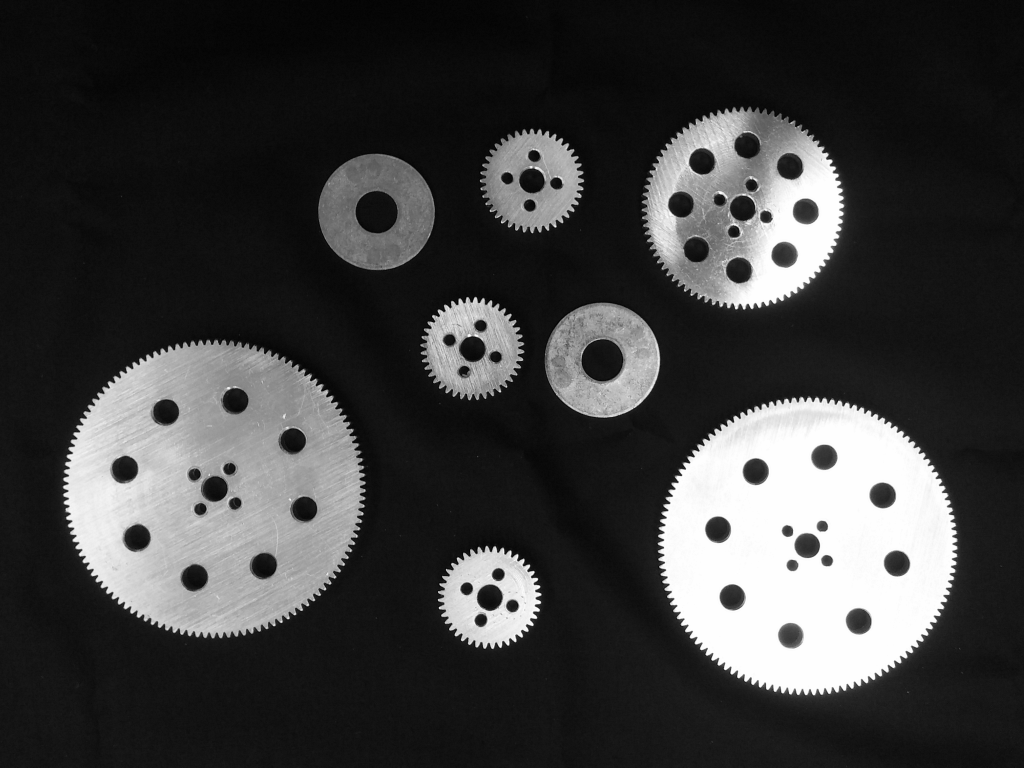
%> input picture GearsAndWashers.png, 1024 x 768 px
$ octave gears.m   (GNU Octave 9; MATLAB toolbox functions it lacks are replaced by stand-ins)
%> lines starting %> are read from the running program, lines starting %| are printed output that depends on the picture; in (x1, y1, x2, y2) boxes, pixels count from 0 and x2, y2 are one past the last pixel; in counts of white or black regions, pixels touching at a corner belong together; the program's own positions count from 1
gears0 = imread('GearsAndWashers.png');
%> gears0 is the input picture: size 768x1024 uint8; min 1, max 255, mean 62
gears_bin = edge(gears0, 'Sobel');
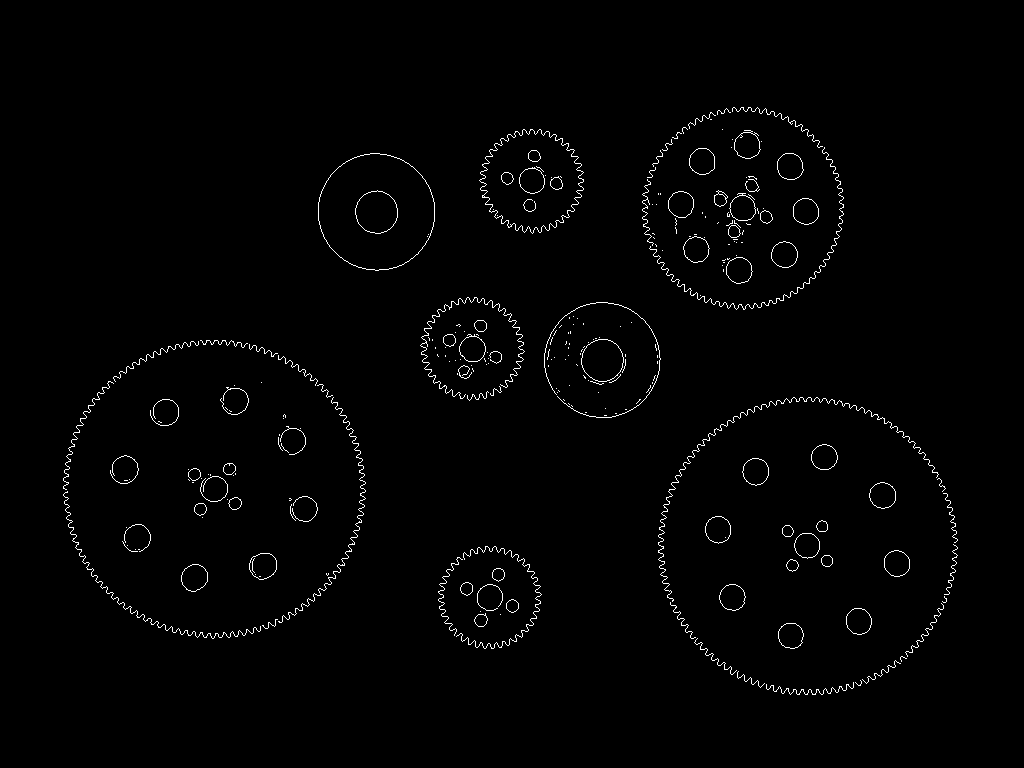
%> gears_bin: size 768x1024 logical; 1.3% white in thin lines or dots, all inside (x1, y1, x2, y2) = (63, 107, 958, 695)

%imwrite(gears_bin, 'gears2_bin.png')

strel_hor = strel('line', 3, 0);
strel_ver = strel('line', 3, 90);
gears_dil = imdilate(gears_bin, strel_hor);
%> gears_dil: size 768x1024 logical; 3% white in thin lines or dots, all inside (x1, y1, x2, y2) = (62, 107, 959, 695)
gears_dil = imdilate(gears_dil, strel_ver);
%> gears_dil: size 768x1024 logical; 4.8% white; 88 white regions (26 under 20 px), largest, box (x1, y1, x2, y2) and area: (62, 339, 367, 640) 5528, (657, 396, 959, 696) 5364, (641, 106, 845, 311) 3570
gears_dil = imfill(gears_dil, 'holes');
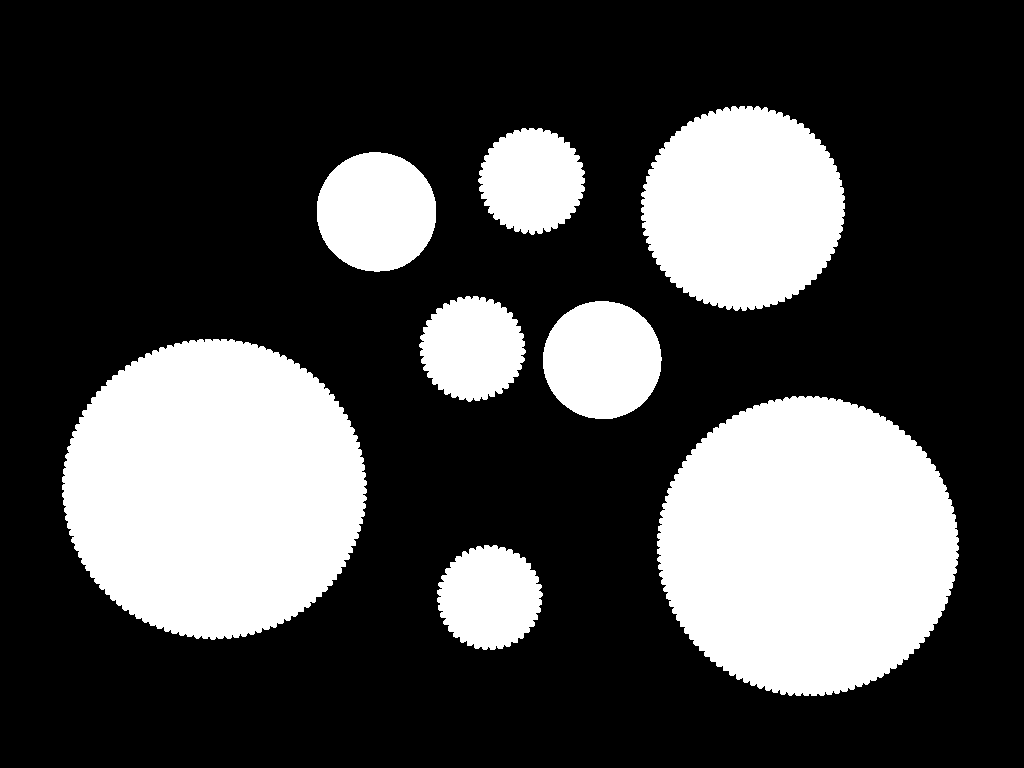
%> gears_dil: size 768x1024 logical; 28.3% white; 8 white regions, largest, box (x1, y1, x2, y2) and area: (62, 339, 367, 640) 71420, (657, 396, 959, 696) 70543, (641, 106, 845, 311) 32349

%imwrite(gears_dil, 'gears2_dil.png')

gears_lab = bwlabel(gears_dil);
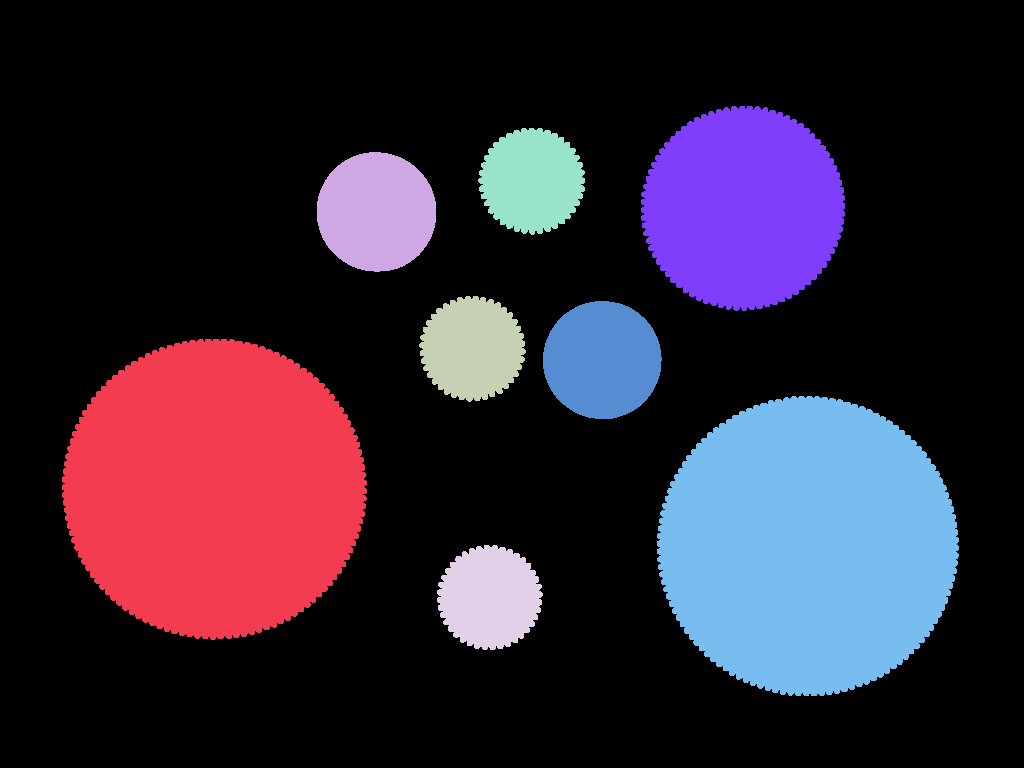
%> gears_lab: size 768x1024 double; 9 distinct labels, from 0 to 8; one colour per label, 0 black
max_val = max(reshape(gears_lab, 1, []));
%> max_val = 8
gears_lab = double(gears_lab) / max_val * 255;
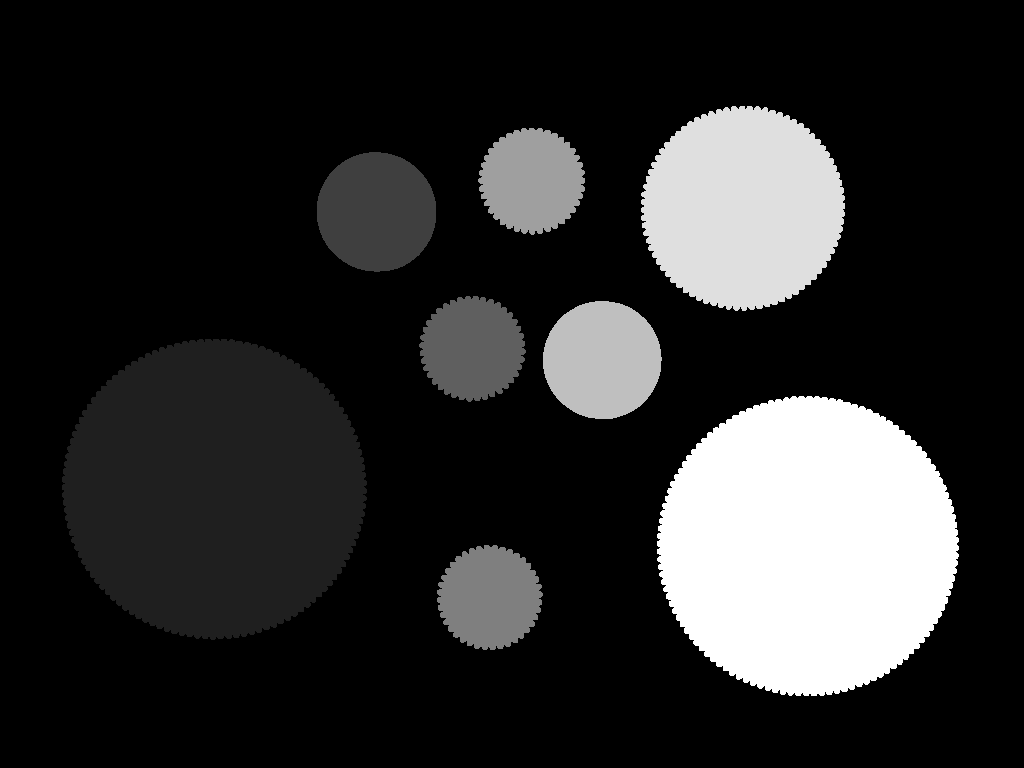
%> gears_lab: size 768x1024 double; min 0, max 255, mean 42.7

%vislabels(gears_lab)

imshow(gears0)
hold on
boundaries = bwboundaries(gears_lab);
%> boundaries = 8 boundaries; box (x1, y1, x2, y2) and points: (62, 339, 367, 640) 1147, (657, 396, 959, 696) 1133, (641, 106, 845, 311) 804, (419, 296, 526, 402) 432, (478, 128, 585, 235) 430, (437, 545, 543, 650) 424, (317, 152, 436, 272) 338, (543, 301, 662, 419) 335

for i = 1:length(boundaries)
    boundary = boundaries{i};
    plot(boundary(:, 2), boundary(:, 1), 'r', ...
    'LineWidth', 2)
end
%> this loop made 8 passes
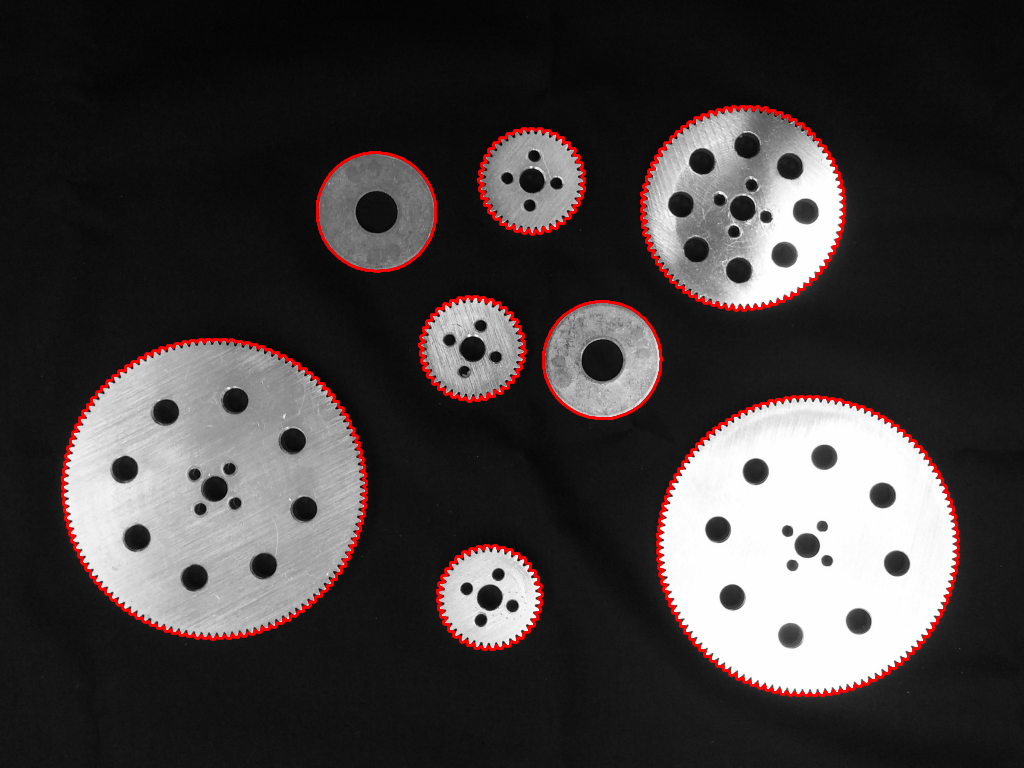
%> figure redrawn from the program's plot data

$ run again, with gears_bin.png copied over GearsAndWashers.png
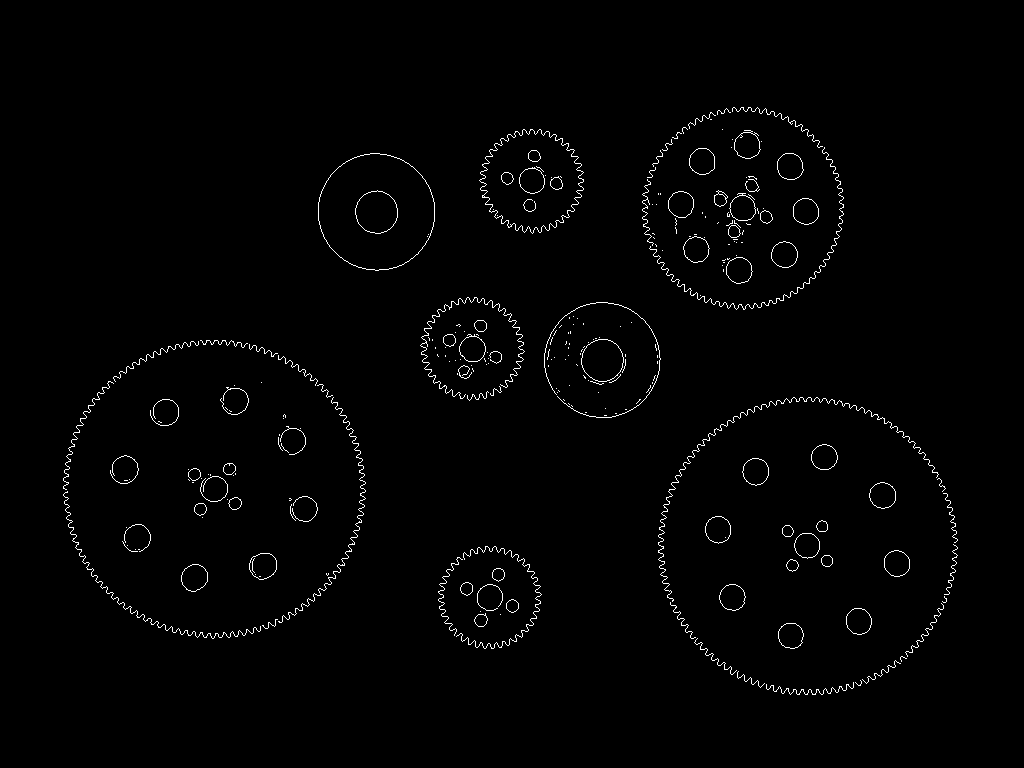
%> input picture gears_bin.png, 1024 x 768 px
%> gears0: size 768x1024 logical; 1.3% white in thin lines or dots, all inside (x1, y1, x2, y2) = (63, 107, 958, 695)
%> gears_bin: size 768x1024 logical; 2.4% white in thin lines or dots, all inside (x1, y1, x2, y2) = (62, 106, 959, 696)
%> `gears_lab = bwlabel(gears_dil);`:
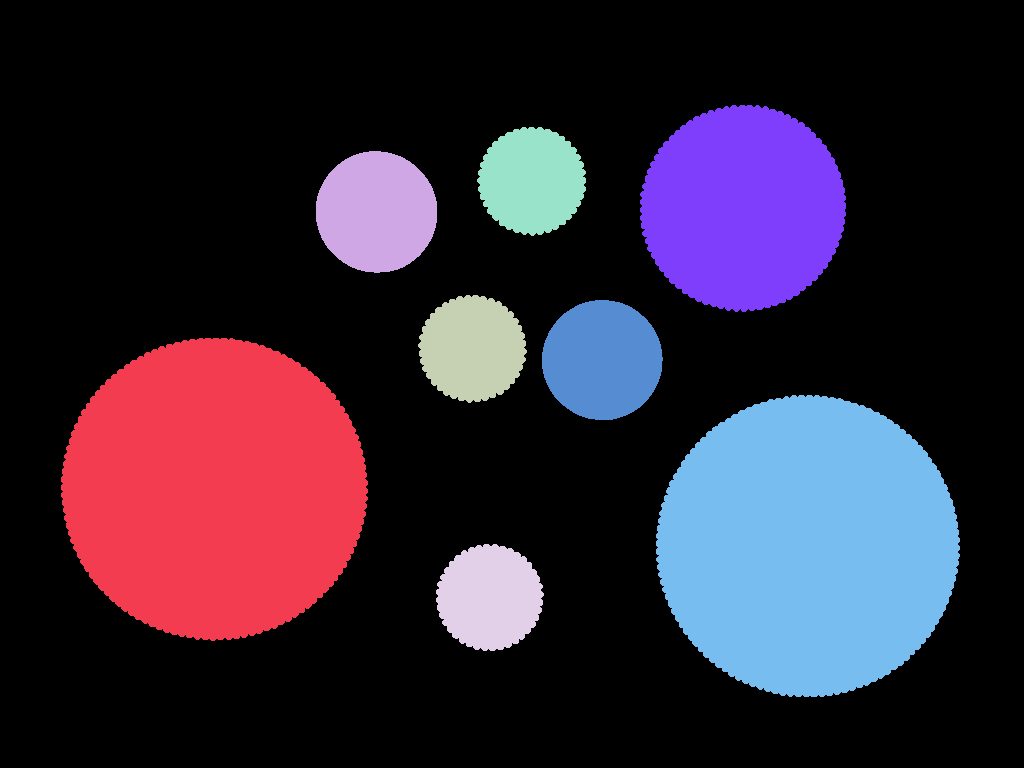
%> gears_lab: size 768x1024 double; 9 distinct labels, from 0 to 8; one colour per label, 0 black
%> max_val = 8
%> boundaries = 8 boundaries; box (x1, y1, x2, y2) and points: (61, 338, 368, 641) 964, (656, 395, 960, 697) 949, (640, 105, 846, 312) 664, (418, 295, 527, 403) 360, (477, 127, 586, 236) 357, (436, 544, 544, 651) 354, (316, 151, 437, 273) 342, (542, 300, 663, 420) 339
%> the loop `for i = 1:length(boundaries)` made 8 passes
%> after the loop `for i = 1:length(boundaries)`:
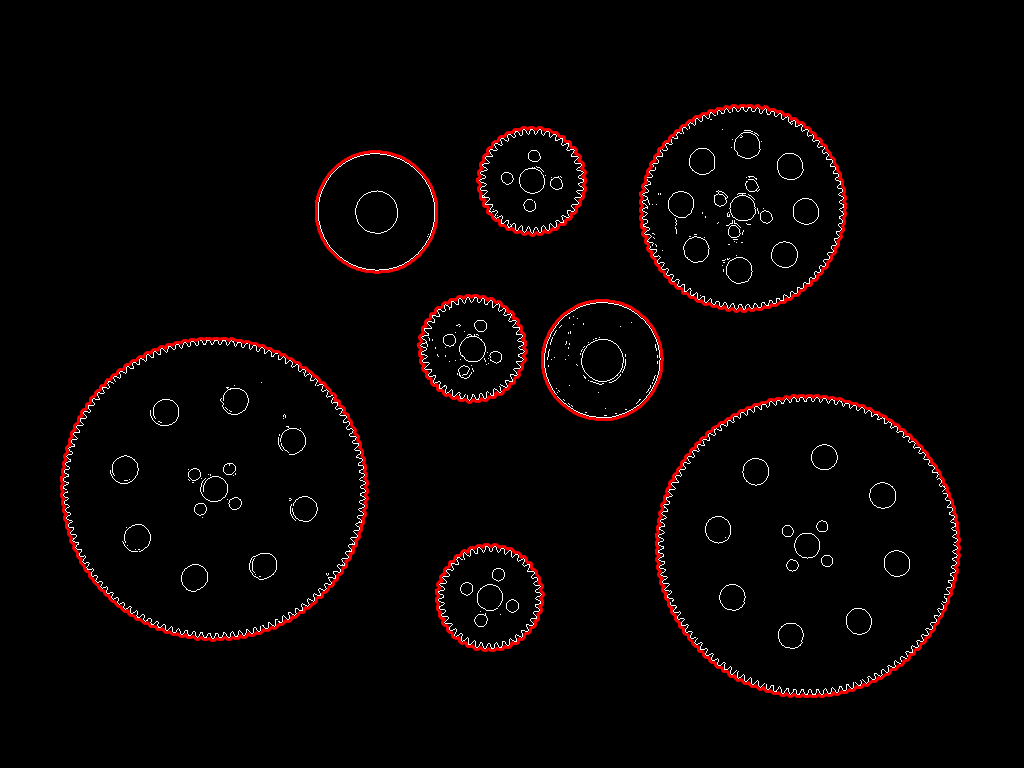
%> figure redrawn from the program's plot data
